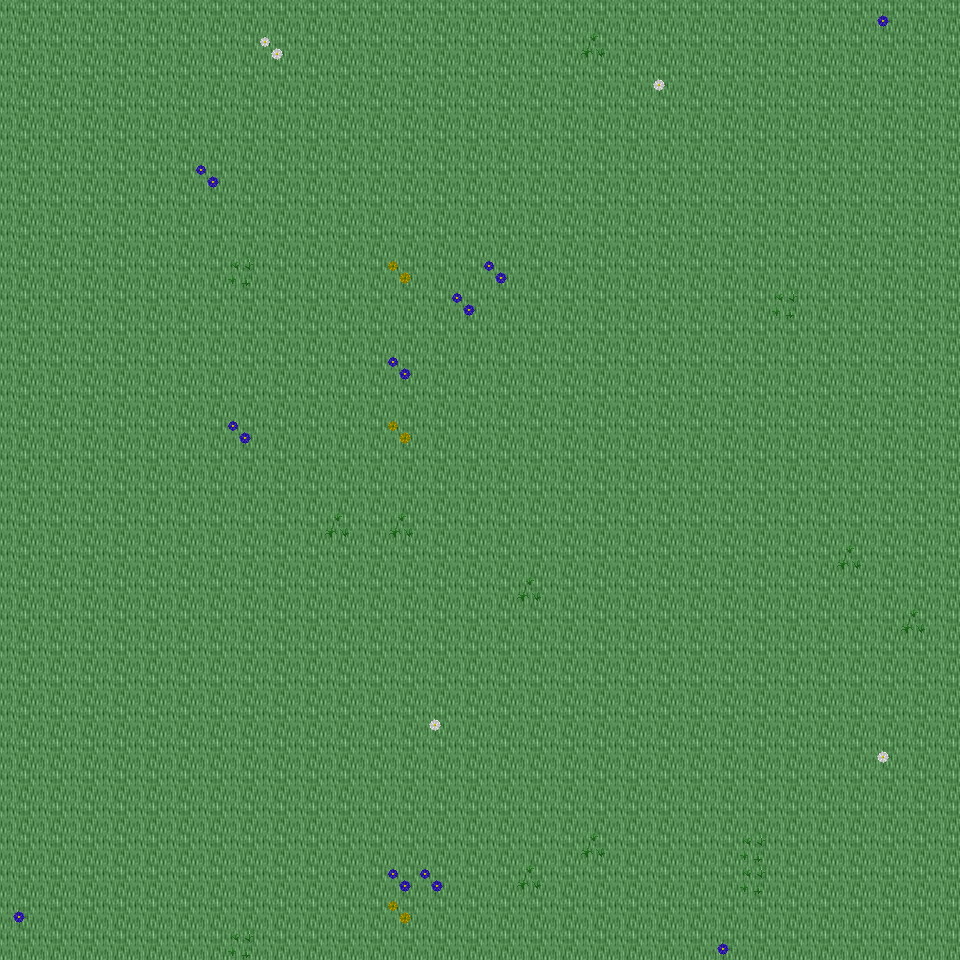

Tiled map render using the project's own tile images. Description and the map definition, with tile-layer contents summarised, below:
An orthogonal 30x30 tile map with 32x32 px tiles, 6 tile layers (Ground, Object, Object2, Above, ...), 14 tilesets and 4 objects (4x mapExit).

<map version="1.0" orientation="orthogonal" renderorder="right-down" width="30" height="30" tilewidth="32" tileheight="32" nextobjectid="5">
  <tileset firstgid="1" name="tileset_ground_ground" tilewidth="32" tileheight="32" tilecount="33" columns="3">
    <image source="../drawable/tileset_ground_ground.png" width="96" height="352" />
  </tileset>
  <tileset firstgid="34" name="tileset_plant_flower_daisy_white" tilewidth="32" tileheight="32" tilecount="8" columns="2">
    <image source="../drawable/tileset_plant_flower_daisy_white.png" width="64" height="128" />
  </tileset>
  <tileset firstgid="42" name="tileset_plant_flower_daisy_yellow" tilewidth="32" tileheight="32" tilecount="8" columns="2">
    <image source="../drawable/tileset_plant_flower_daisy_yellow.png" width="64" height="128" />
  </tileset>
  <tileset firstgid="50" name="tileset_plant_flower_daisy_blue" tilewidth="32" tileheight="32" tilecount="8" columns="2">
    <image source="../drawable/tileset_plant_flower_daisy_blue.png" width="64" height="128" />
  </tileset>
  <tileset firstgid="58" name="tileset_plant_grasses" tilewidth="32" tileheight="32" tilecount="6" columns="3">
    <image source="../drawable/tileset_plant_grasses.png" width="96" height="64" />
  </tileset>
  <tileset firstgid="64" name="tileset_plant_flower_daisy_red" tilewidth="32" tileheight="32" tilecount="8" columns="2">
    <image source="../drawable/tileset_plant_flower_daisy_red.png" width="64" height="128" />
  </tileset>
  <tileset firstgid="72" name="tileset_plant_tree_tree_darkgreen" tilewidth="32" tileheight="32" tilecount="88" columns="8">
    <image source="../drawable/tileset_plant_tree_tree_darkgreen.png" width="256" height="352" />
  </tileset>
  <tileset firstgid="160" name="tileset_logic_creature_elf" tilewidth="32" tileheight="32" tilecount="16" columns="8">
    <image source="../drawable/tileset_logic_creature_elf.png" width="256" height="64" />
  </tileset>
  <tileset firstgid="176" name="tileset_logic_creature_animal" tilewidth="32" tileheight="32" tilecount="32" columns="8">
    <image source="../drawable/tileset_logic_creature_animal.png" width="256" height="128" />
  </tileset>
  <tileset firstgid="208" name="tileset_logic_collision" tilewidth="32" tileheight="32" tilecount="1" columns="1">
    <image source="../drawable/tileset_logic_collision.png" width="32" height="32" />
  </tileset>
  <tileset firstgid="209" name="tileset_logic_creature_ent" tilewidth="32" tileheight="32" tilecount="4" columns="4">
    <image source="../drawable/tileset_logic_creature_ent.png" width="128" height="32" />
  </tileset>
  <tileset firstgid="213" name="tileset_logic_creature_human_evil" tilewidth="32" tileheight="32" tilecount="16" columns="8">
    <image source="../drawable/tileset_logic_creature_human_evil.png" width="256" height="64" />
  </tileset>
  <tileset firstgid="229" name="tileset_ground_green_paving" tilewidth="32" tileheight="32" tilecount="18" columns="3">
    <image source="../drawable/tileset_ground_green_paving.png" width="96" height="192" />
  </tileset>
  <tileset firstgid="247" name="tileset_logic_protection" tilewidth="32" tileheight="32" tilecount="2" columns="2">
    <image source="../drawable/tileset_logic_protection.png" width="64" height="32" />
  </tileset>
  <layer name="Ground" width="30" height="30">
    <data>[900 cells, 900 non-empty, 1 distinct tile ids]</data>
  </layer>
  <layer name="Object" width="30" height="30">
    <data>[900 cells, 30 non-empty, 7 distinct tile ids]</data>
  </layer>
  <layer name="Object2" width="30" height="30">
    <data>[900 cells, 0 non-empty, 0 distinct tile ids]</data>
  </layer>
  <layer name="Above" width="30" height="30">
    <data>[900 cells, 0 non-empty, 0 distinct tile ids]</data>
  </layer>
  <layer name="Above2" width="30" height="30">
    <data>[900 cells, 0 non-empty, 0 distinct tile ids]</data>
  </layer>
  <layer name="Walkable" width="30" height="30">
    <data>[900 cells, 0 non-empty, 0 distinct tile ids]</data>
  </layer>
  <objectgroup name="MapEvents">
    <object id="1" name="north" type="mapExit" x="0" y="0" width="960" height="32">
      <properties>
        <property name="map" value="level_0_x190_y77" />
        <property name="x" value="0" />
        <property name="y" value="28" />
      </properties>
    </object>
    <object id="2" name="south" type="mapExit" x="0" y="928" width="960" height="32">
      <properties>
        <property name="map" value="level_0_x190_y79" />
        <property name="x" value="0" />
        <property name="y" value="1" />
      </properties>
    </object>
    <object id="3" name="west" type="mapExit" x="0" y="0" width="32" height="960">
      <properties>
        <property name="map" value="level_0_x189_y78" />
        <property name="x" value="28" />
        <property name="y" value="0" />
      </properties>
    </object>
    <object id="4" name="east" type="mapExit" x="928" y="0" width="32" height="960">
      <properties>
        <property name="map" value="level_0_x191_y78" />
        <property name="x" value="1" />
        <property name="y" value="0" />
      </properties>
    </object>
  </objectgroup>
</map>
